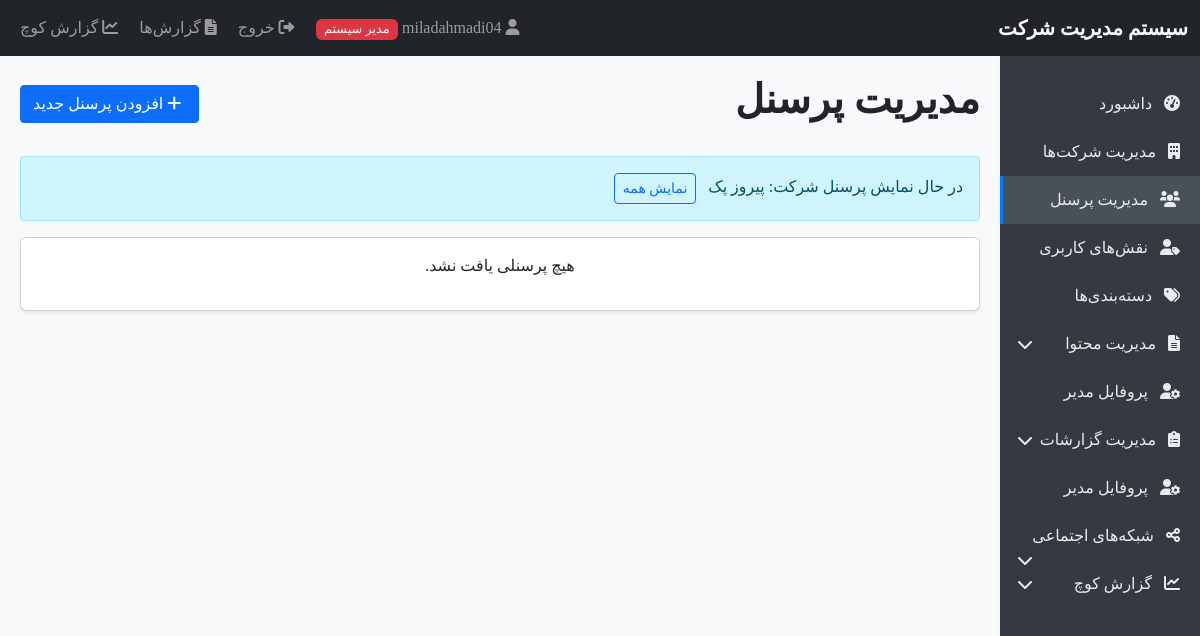
The app's page /personnel.php?company=1 (signed in), older data.
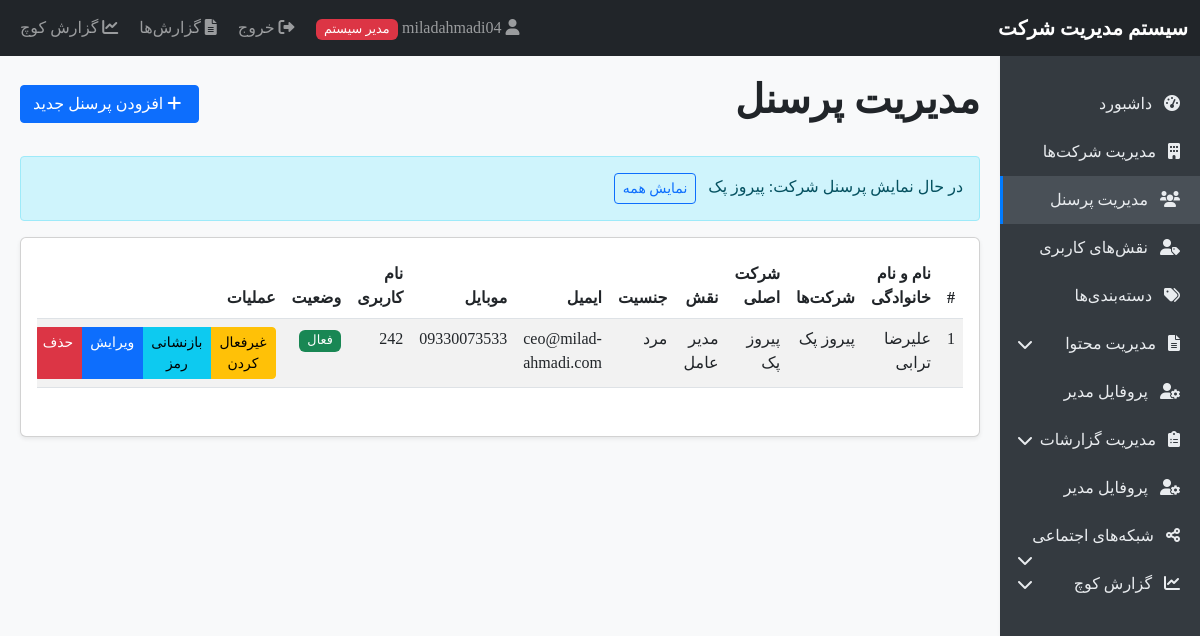
The same page, newer data.
### tables this page shows
CREATE TABLE `personnel` (
  `id` int(11) NOT NULL,
  `user_id` int(11) NOT NULL,
  `company_id` int(11) NOT NULL,
  `role_id` int(11) NOT NULL,
  `first_name` varchar(50) NOT NULL,
  `last_name` varchar(50) NOT NULL,
  `gender` enum('male','female') NOT NULL DEFAULT 'male',
  `email` varchar(100) NOT NULL,
  `mobile` varchar(20) NOT NULL,
  `username` varchar(50) NOT NULL,
  `password` varchar(255) NOT NULL,
  `position` varchar(100) DEFAULT NULL,
  `is_active` tinyint(1) DEFAULT 1,
  `created_at` timestamp NOT NULL DEFAULT current_timestamp()
);

CREATE TABLE `roles` (
  `id` int(11) NOT NULL,
  `name` varchar(100) NOT NULL,
  `description` text DEFAULT NULL,
  `is_ceo` tinyint(1) DEFAULT 0,
  `created_at` timestamp NOT NULL DEFAULT current_timestamp()
);

### personnel.php (the view, shortened to what the changed rows need)
<?php
require_once 'database.php';
$filterCompany = isset($_GET['company']) && is_numeric($_GET['company']) ? $_GET['company'] : null;
$query = "SELECT p.*, r.name as role_name, u.user_type, GROUP_CONCAT(c.name SEPARATOR ', ') as company_names,
         (SELECT c2.name FROM personnel_companies pc2
          JOIN companies c2 ON pc2.company_id = c2.id
          WHERE pc2.personnel_id = p.id AND pc2.is_primary = 1
          LIMIT 1) as primary_company_name
         FROM personnel p
         JOIN roles r ON p.role_id = r.id
         JOIN users u ON p.user_id = u.id
         LEFT JOIN personnel_companies pc ON p.id = pc.personnel_id
         LEFT JOIN companies c ON pc.company_id = c.id";
if ($filterCompany) {
    $query .= " WHERE pc.company_id = $filterCompany";
}
$query .= " GROUP BY p.id ORDER BY p.first_name, p.last_name";
$stmt = $pdo->query($query);
$personnelList = $stmt->fetchAll();
include 'header.php';
?>
<div class="d-flex justify-content-between align-items-center mb-4">
    <h1>مدیریت پرسنل</h1>
</div>
<div class="card">
    <div class="card-body">
        <?php if (count($personnelList) > 0): ?>
            <div class="table-responsive">
                <table class="table table-striped">
                    <thead>
                        <tr>
                            <th>#</th>
                            <th>نام و نام خانوادگی</th>
                            <th>شرکت‌ها</th>
                            <th>شرکت اصلی</th>
                            <th>نقش</th>
                            <th>جنسیت</th>
                            <th>ایمیل</th>
                            <th>موبایل</th>
                            <th>نام کاربری</th>
                            <th>وضعیت</th>
                            <th>عملیات</th>
                        </tr>
                    </thead>
                    <tbody>
                        <?php foreach ($personnelList as $index => $person): ?>
                            <tr>
                                <td><?php echo $index + 1; ?></td>
                                <td><?php echo $person['first_name'] . ' ' . $person['last_name']; ?></td>
                                <td><?php echo $person['company_names']; ?></td>
                                <td><?php echo $person['primary_company_name']; ?></td>
                                <td>
                                    <?php echo $person['role_name']; ?>
                                </td>
                                <td><?php echo $person['gender'] == 'male' ? 'مرد' : 'زن'; ?></td>
                                <td><?php echo $person['email']; ?></td>
                                <td><?php echo $person['mobile']; ?></td>
                                <td><?php echo $person['username']; ?></td>
                                <td>
                                    <?php if ($person['is_active']): ?>
                                        <span class="badge bg-success">فعال</span>
                                    <?php else: ?>
                                        <span class="badge bg-danger">غیرفعال</span>
                                    <?php endif; ?>
                                </td>
                                <td>
                                    <div class="btn-group btn-group-sm">
                                        <a href="?toggle=<?php echo $person['id']; ?>" class="btn
                                            <?php echo $person['is_active'] ? 'btn-warning' : 'btn-success'; ?>">
                                            <?php echo $person['is_active'] ? 'غیرفعال کردن' : 'فعال کردن'; ?>
                                        </a>
                                        <a href="?reset=<?php echo $person['id']; ?>" class="btn btn-info"
                                           onclick="return confirm('آیا از بازنشانی رمز عبور اطمینان دارید؟')">
                                            بازنشانی رمز
                                        </a>
                                        <a href="?edit=<?php echo $person['id']; ?>" class="btn btn-primary">
                                            ویرایش
                                        </a>
                                        <a href="?delete=<?php echo $person['id']; ?>" class="btn btn-danger"
                                           onclick="return confirm('آیا از حذف این پرسنل اطمینان دارید؟ این عمل غیرقابل بازگشت است.')">
                                            حذف
                                        </a>
                                    </div>
                                </td>
                            </tr>
                        <?php endforeach; ?>
                    </tbody>
                </table>
            </div>
        <?php else: ?>
            <p class="text-center">هیچ پرسنلی یافت نشد.</p>
        <?php endif; ?>
    </div>
</div>
<?php include 'footer.php'; ?>

Row changes from the older to the newer data that the page shows:
now on this page (row edited): personnel: first_name "علیرضا", last_name "ترابی", company_names "پیروز پک", primary_company_name "پیروز پک", role.name "مدیر عامل", gender "مرد", email "ceo@milad-ahmadi.com", mobile "09330073533", username "242", is_active "فعال"
Text that changed along with them:
text no longer shown: "هیچ پرسنلی یافت نشد."
text now shown: "# نام و نام خانوادگی شرکت‌ها شرکت اصلی نقش جنسیت ایمیل موبایل نام کاربری وضعیت عملیات"
